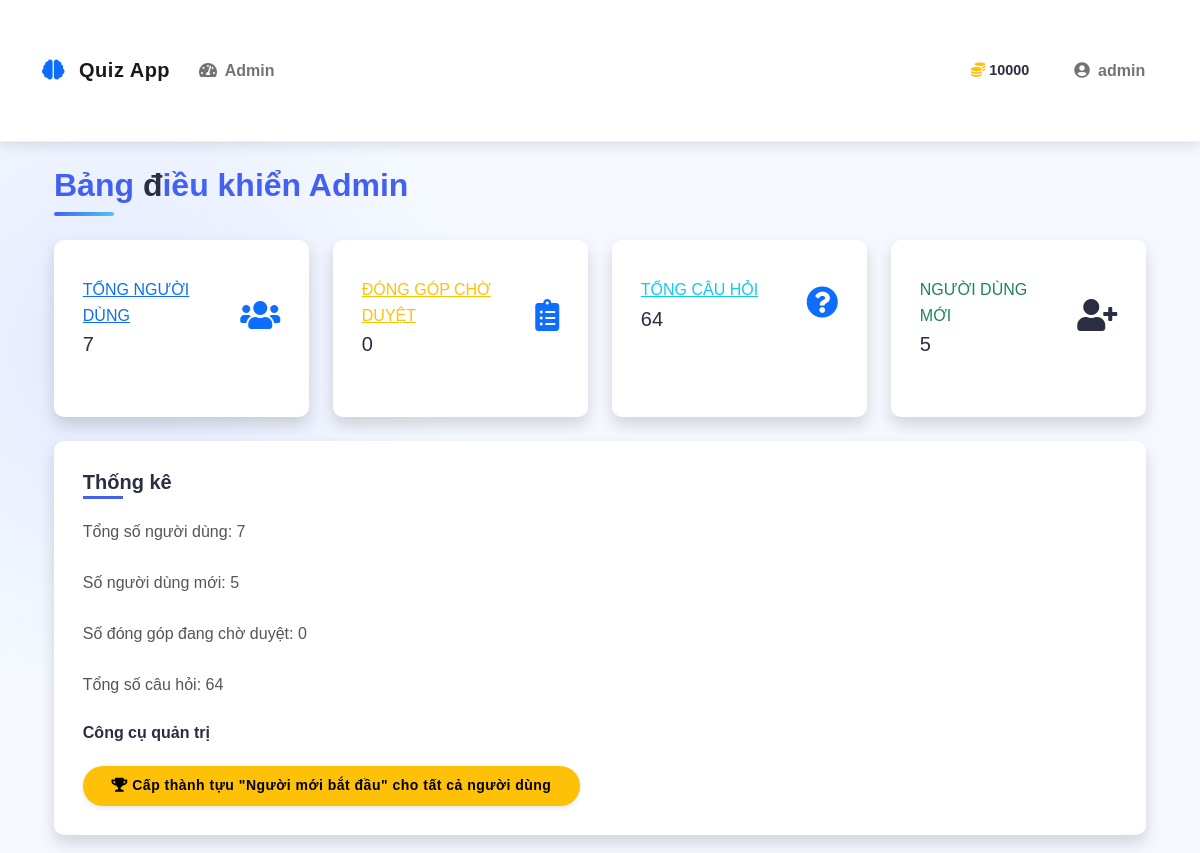
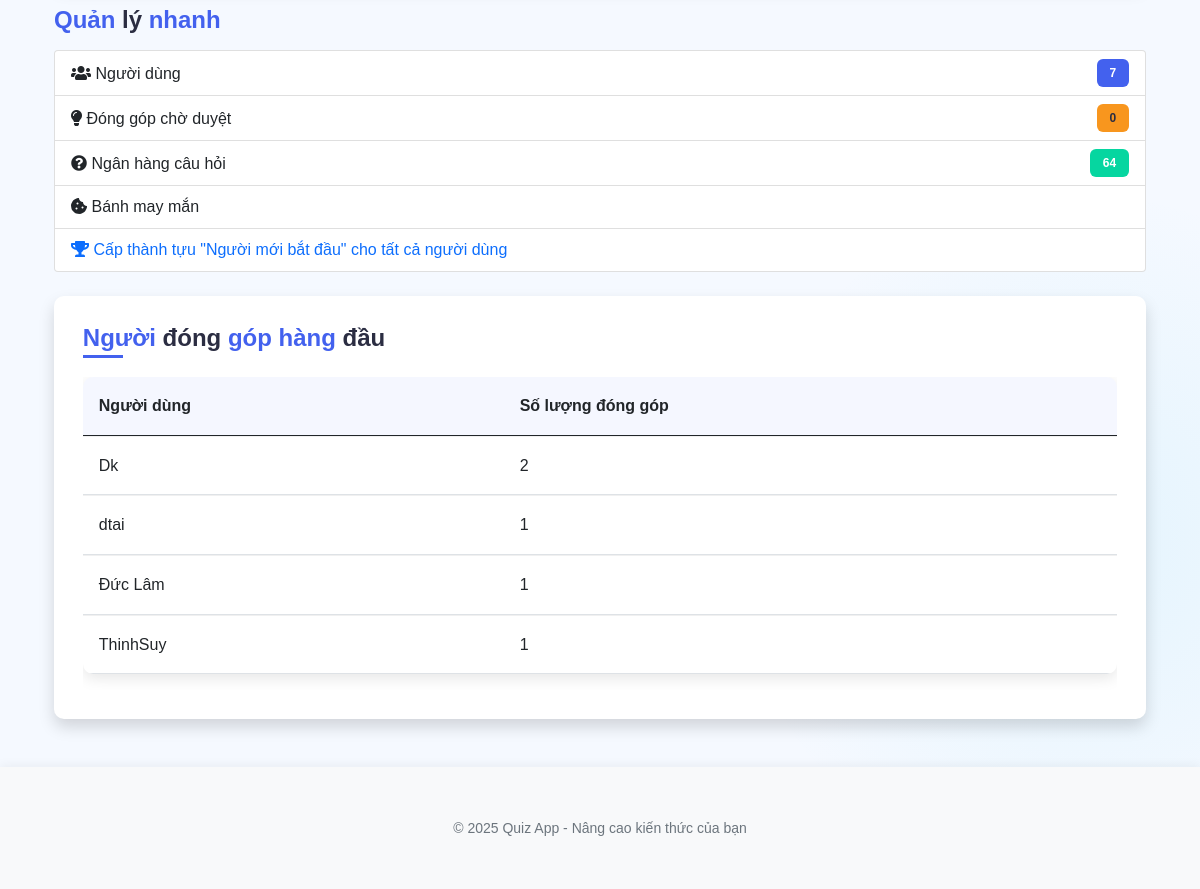
Before: /admin_dashboard (signed in) with the older database file (2 pictures, top to bottom).
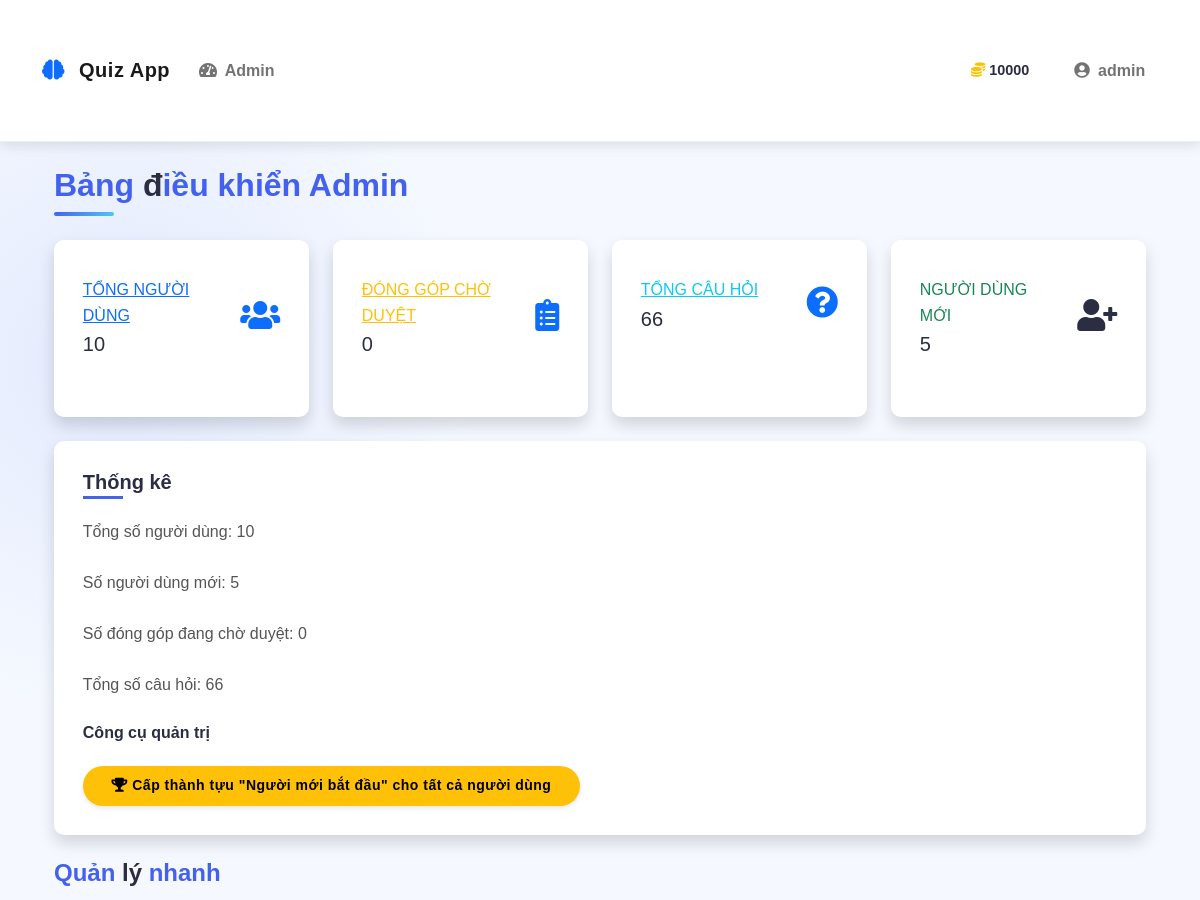
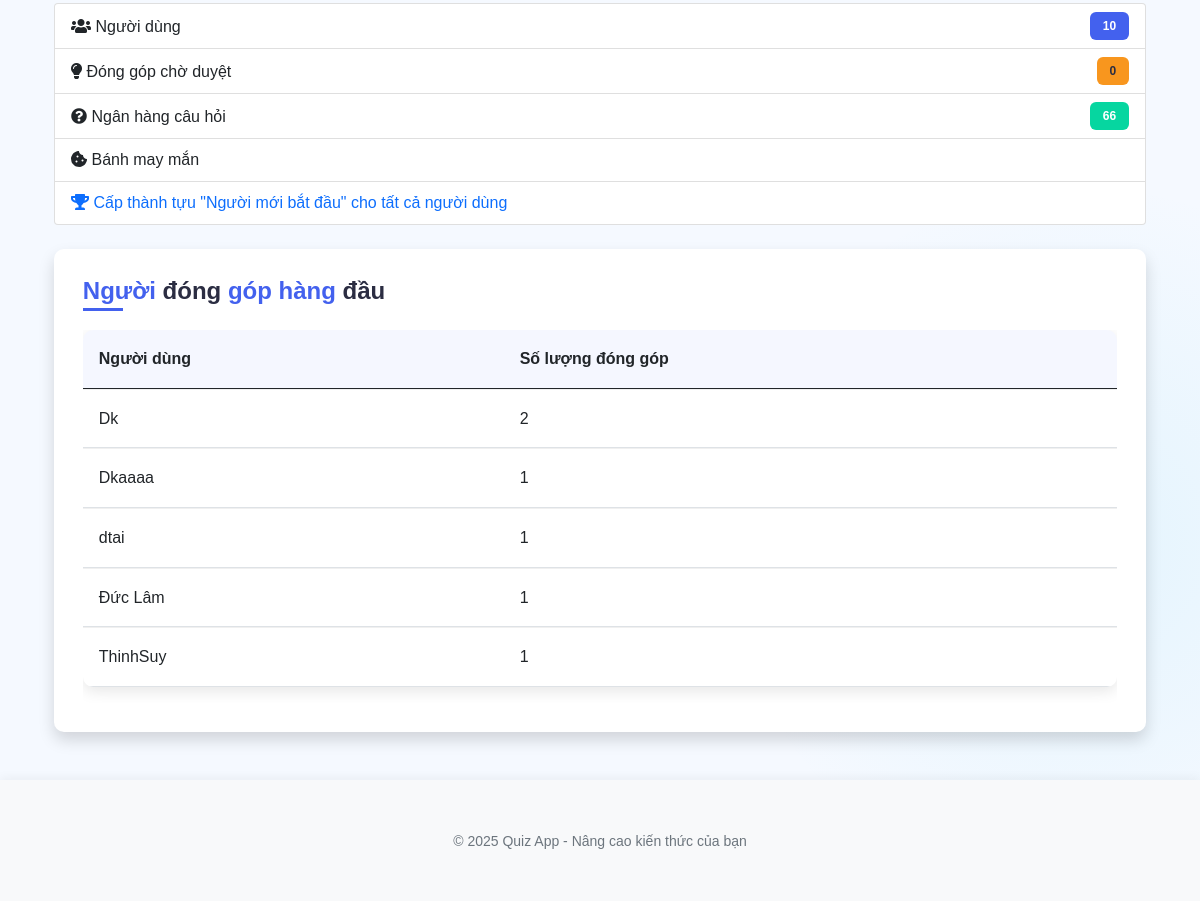
After: the same page with the newer database file (2 pictures, top to bottom).
### models.py (models this page shows, shortened)
class User(UserMixin, db.Model):
    id = db.Column(db.Integer, primary_key=True)
    username = db.Column(db.String(64), unique=True, nullable=False)
    email = db.Column(db.String(120), unique=True, nullable=False)
    password_hash = db.Column(db.String(256))
    coins = db.Column(db.Integer, default=10)  # New users start with 10 coins
    experience = db.Column(db.Integer, default=0)  # Experience points
    rank = db.Column(db.String(50), default='Newbie')
    is_admin = db.Column(db.Boolean, default=False)
    contributions = db.relationship('Contribution', backref='author', lazy=True)
    inventory_items = db.relationship('InventoryItem', backref='owner', lazy=True)
    achievements = db.relationship('UserAchievement', backref='user', lazy=True)
    daily_quests = db.relationship('UserDailyQuest', backref='user', lazy=True)
    total_questions_answered = db.Column(db.Integer, default=0)
    correct_answers = db.Column(db.Integer, default=0)
    easy_questions_completed = db.Column(db.Integer, default=0)
    medium_questions_completed = db.Column(db.Integer, default=0)
    hard_questions_completed = db.Column(db.Integer, default=0)
    daily_quest_points = db.Column(db.Integer, default=0)
    daily_streak = db.Column(db.Integer, default=0)
    last_daily_login = db.Column(db.Date, nullable=True)

### app.py (the view)
@app.route('/admin_dashboard')
@login_required
def admin_dashboard():
    if not current_user.is_admin:
        abort(403)
    from models import User, Contribution, Question
    total_users = User.query.count()
    new_users_list = User.query.order_by(User.id.desc()).limit(5).all()
    new_users_count = len(new_users_list)
    pending_contributions = Contribution.query.filter_by(approved=False).count()
    total_questions = Question.query.count()
    contributors = db.session.query(Contribution.user_id, db.func.count(Contribution.id)).group_by(Contribution.user_id).order_by(db.func.count(Contribution.id).desc()).limit(5).all()
    top_contributors = []
    for user_id, count in contributors:
        user = User.query.get(user_id)
        if user:
            top_contributors.append((user, count))
    return render_template('admin/dashboard.html',
                          total_users=total_users,
                          new_users=new_users_count,
                          pending_contributions=pending_contributions,
                          total_questions=total_questions,
                          top_contributors=top_contributors,
                          new_users_list=new_users_list)

### app.py (called while the page is built)
@login_manager.user_loader
def load_user(user_id):
    from models import User
    return User.query.get(int(user_id))

### templates/admin/dashboard.html (shortened to what the changed rows need)
{% extends "base.html" %}
{% block content %}
<div class="container-fluid">
    <h2 class="mb-4">Bảng điều khiển Admin</h2>
    <div class="row">
        <div class="col-xl-3 col-md-6 mb-4">
            <div class="card border-left-primary shadow h-100 py-2">
                <div class="card-body">
                    <div class="row no-gutters align-items-center">
                        <div class="col mr-2">
                            <div class="text-xs font-weight-bold text-primary text-uppercase mb-1">
                                <a href="{{ url_for('admin_users') }}" class="text-primary">Tổng người dùng</a></div>
                            <div class="h5 mb-0 font-weight-bold text-gray-800">{% if total_users is defined %}{{ total_users }}{% else %}0{% endif %}</div>
                        </div>
                    </div>
                </div>
            </div>
        </div>
        <div class="col-xl-3 col-md-6 mb-4">
            <div class="card border-left-info shadow h-100 py-2">
                <div class="card-body">
                    <div class="row no-gutters align-items-center">
                        <div class="col mr-2">
                            <div class="text-xs font-weight-bold text-info text-uppercase mb-1">
                                <a href="{{ url_for('admin_question_bank') }}" class="text-info">Tổng câu hỏi</a>
                            </div>
                            <div class="h5 mb-0 font-weight-bold text-gray-800">{% if total_questions is defined %}{{ total_questions }}{% else %}0{% endif %}</div>
                        </div>
                    </div>
                </div>
            </div>
        </div>
    </div>
    <div class="col-md-12 mb-4">
        <div class="card shadow">
            <div class="card-body">
                <h5 class="card-title">Thống kê</h5>
                <p class="card-text">Tổng số người dùng: {{ total_users }}</p>
                <p class="card-text">Số người dùng mới: {{ new_users }}</p>
                <p class="card-text">Số đóng góp đang chờ duyệt: {{ pending_contributions }}</p>
                <p class="card-text">Tổng số câu hỏi: {{ total_questions }}</p>
                <div class="mt-4">
                  <h6>Công cụ quản trị</h6>
                  <button id="grantStarterAchievement" class="btn btn-warning btn-sm">
                  </button>
                </div>
            </div>
        </div>
    </div>
    <div class="mb-4">
                <div class="list-group">
                    <a href="{{ url_for('admin_users') }}" class="list-group-item list-group-item-action d-flex justify-content-between align-items-center">
                        <span><i class="fas fa-users mr-2"></i> Người dùng</span>
                        <span class="badge badge-primary badge-pill">{{ total_users }}</span>
                    </a>
                    <a href="{{ url_for('admin_question_bank') }}" class="list-group-item list-group-item-action d-flex justify-content-between align-items-center">
                        <span><i class="fas fa-question-circle mr-2"></i> Ngân hàng câu hỏi</span>
                        <span class="badge badge-success badge-pill">{{ total_questions }}</span>
                    </a>
                </div>
            </div>
    <div class="col-md-12 mt-4">
        <div class="card shadow">
            <div class="card-body">
                <div class="table-responsive">
                    <table class="table table-hover">
                        <thead>
                            <tr>
                                <th>Người dùng</th>
                                <th>Số lượng đóng góp</th>
                            </tr>
                        </thead>
                        <tbody>
                            {% for user, contributions in top_contributors %}
                            <tr>
                                <td>{{ user.username }}</td>
                                <td>{{ contributions }}</td>
                            </tr>
                            {% endfor %}
                        </tbody>
                    </table>
                </div>
            </div>
        </div>
    </div>
</div>
{% endblock %}

Changed rows visible on the page:
added User: username "Dkaaaa", contributions "1"
Other visible differences:
{{ total_users }}: "7" → "10"
{{ total_questions }}: "64" → "66"
